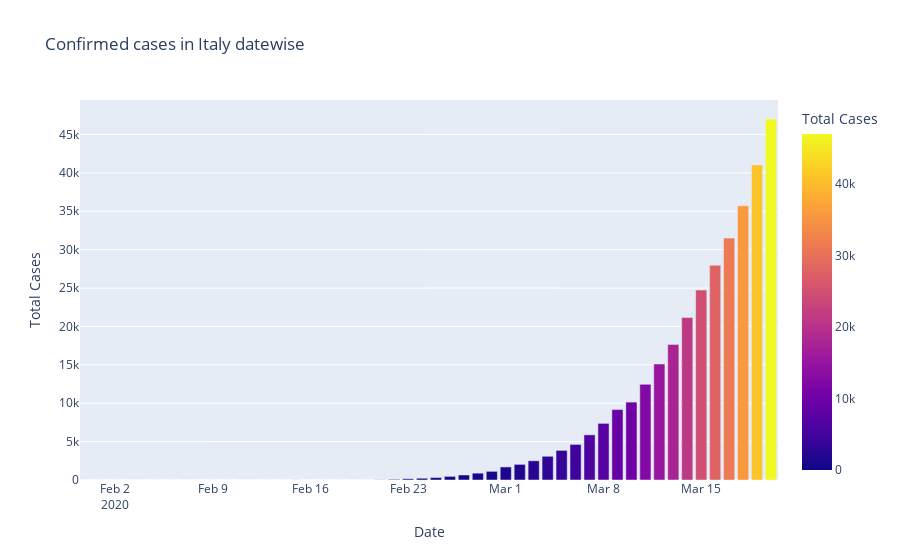

The cell this chart's notebook holds for it:
### Code cell
fig = px.bar(pdc_Italy,x='Date',y='Total Cases',title='Confirmed cases in Italy datewise',color='Total Cases')
fig.show()

### Figure 1 — Plotly figure (JSON) as saved in the notebook; plotly's stock layout.template omitted (floating-point values rounded to 4 significant figures)
{"data": [{"alignmentgroup": "True", "hovertemplate": "Date=%{x}<br>Total Cases=%{marker.color}<extra></extra>", "legendgroup": "", "marker": {"color": [2, 2, 2, 2, 2, 2, 3, 3, 3, 3, 3, 3, 3, 3, 3, 3, 3, 3, 3, 3, 3, 3, 20, 79, 157, 229, 323, 470, 655, 889, 1128, 1701, 2036, 2502, 3089, 3858, 4636, 5883, 7375, 9172, 10149, 12462, 15113, 17660, 21157, 24747, 27980, 31506, 35713, 41035, 47021], "coloraxis": "coloraxis"}, "name": "", "offsetgroup": "", "orientation": "v", "showlegend": false, "textposition": "auto", "type": "bar", "x": ["2020-01-31T00:00:00", "2020-02-01T00:00:00", "2020-02-02T00:00:00", "2020-02-03T00:00:00", "2020-02-04T00:00:00", "2020-02-05T00:00:00", "2020-02-06T00:00:00", "2020-02-07T00:00:00", "2020-02-08T00:00:00", "2020-02-09T00:00:00", "2020-02-10T00:00:00", "2020-02-11T00:00:00", "2020-02-12T00:00:00", "2020-02-13T00:00:00", "2020-02-14T00:00:00", "2020-02-15T00:00:00", "2020-02-15T00:00:00", "2020-02-16T00:00:00", "2020-02-17T00:00:00", "2020-02-18T00:00:00", "2020-02-19T00:00:00", "2020-02-20T00:00:00", "2020-02-21T00:00:00", "2020-02-22T00:00:00", "2020-02-23T00:00:00", "2020-02-24T00:00:00", "2020-02-25T00:00:00", "2020-02-26T00:00:00", "2020-02-27T00:00:00", "2020-02-28T00:00:00", "2020-02-29T00:00:00", "2020-03-01T00:00:00", "2020-03-02T00:00:00", "2020-03-03T00:00:00", "2020-03-04T00:00:00", "2020-03-05T00:00:00", "2020-03-06T00:00:00", "2020-03-07T00:00:00", "2020-03-08T00:00:00", "2020-03-09T00:00:00", "2020-03-10T00:00:00", "2020-03-11T00:00:00", "2020-03-12T00:00:00", "2020-03-13T00:00:00", "2020-03-14T00:00:00", "2020-03-15T00:00:00", "2020-03-16T00:00:00", "2020-03-17T00:00:00", "2020-03-18T00:00:00", "2020-03-19T00:00:00", "2020-03-20T00:00:00"], "xaxis": "x", "y": [2, 2, 2, 2, 2, 2, 3, 3, 3, 3, 3, 3, 3, 3, 3, 3, 3, 3, 3, 3, 3, 3, 20, 79, 157, 229, 323, 470, 655, 889, 1128, 1701, 2036, 2502, 3089, 3858, 4636, 5883, 7375, 9172, 10149, 12462, 15113, 17660, 21157, 24747, 27980, 31506, 35713, 41035, 47021], "yaxis": "y"}], "layout": {"barmode": "relative", "coloraxis": {"colorbar": {"title": {"text": "Total Cases"}}, "colorscale": [[0, "#0d0887"], [0.1111, "#46039f"], [0.2222, "#7201a8"], [0.3333, "#9c179e"], [0.4444, "#bd3786"], [0.5556, "#d8576b"], [0.6667, "#ed7953"], [0.7778, "#fb9f3a"], [0.8889, "#fdca26"], [1, "#f0f921"]]}, "legend": {"tracegroupgap": 0}, "title": {"text": "Confirmed cases in Italy datewise"}, "xaxis": {"anchor": "y", "domain": [0, 1], "title": {"text": "Date"}}, "yaxis": {"anchor": "x", "domain": [0, 1], "title": {"text": "Total Cases"}}}}
